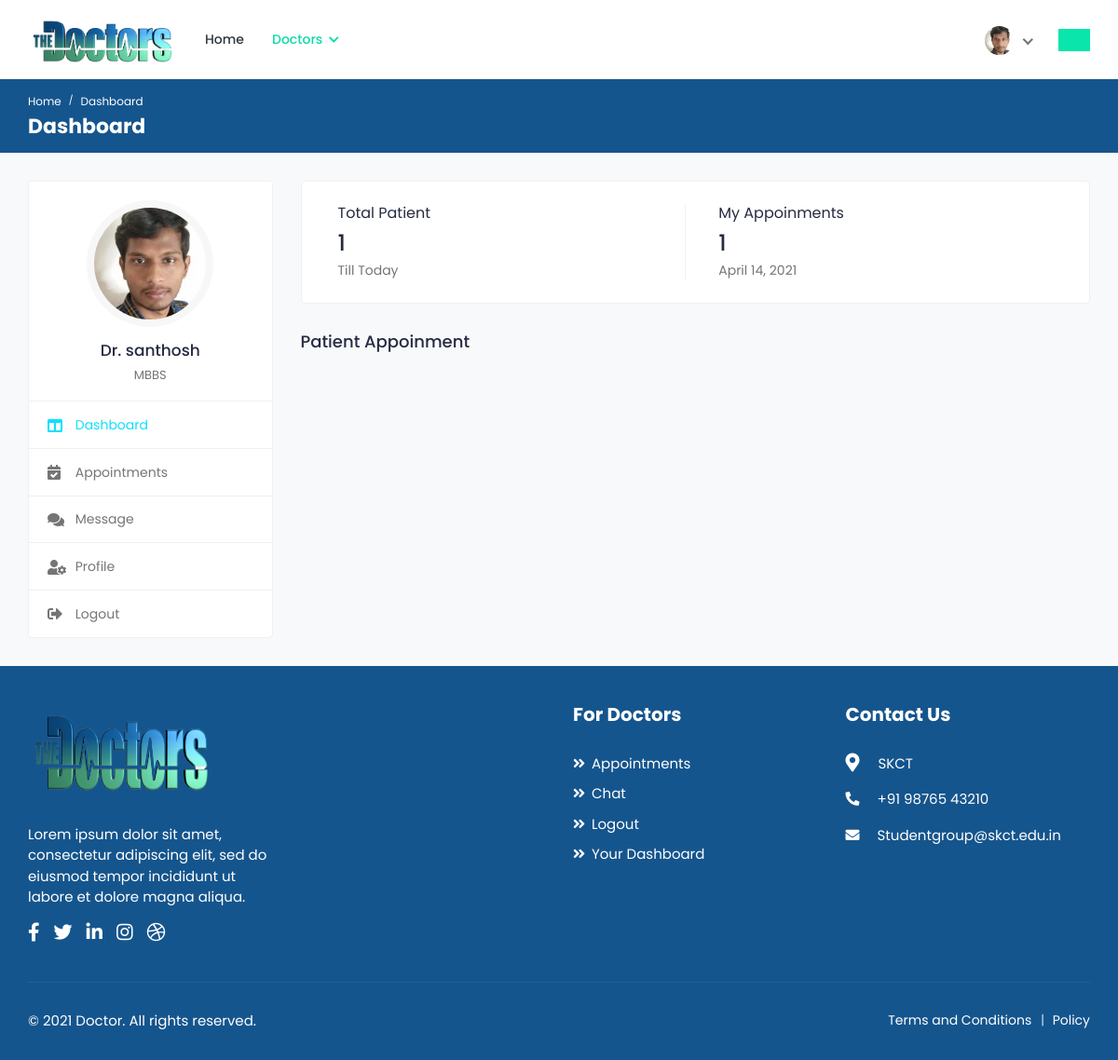
The app's page /doctor-home/ (signed in), older data.
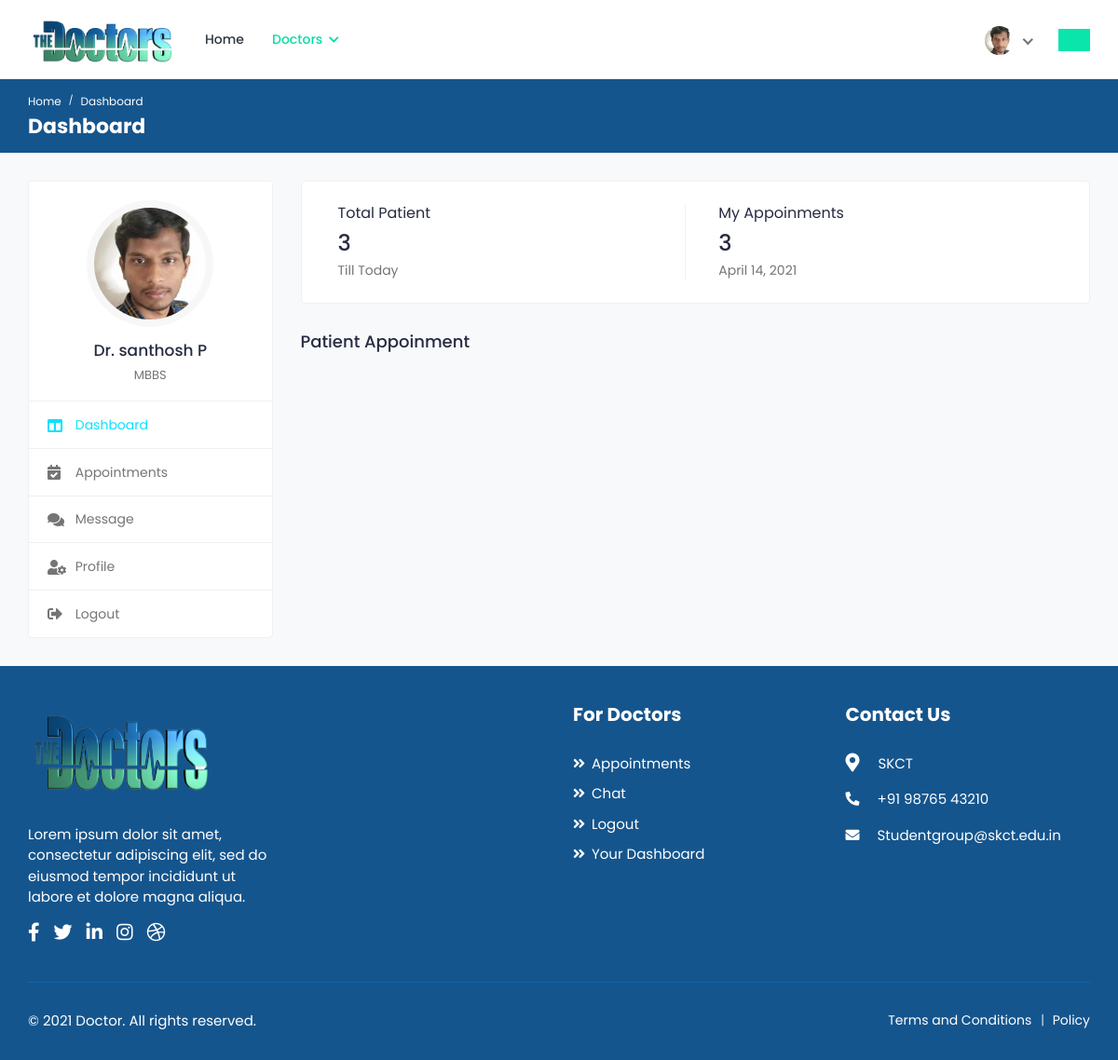
The same page, newer data.
### app/models.py (models this page shows, shortened)
class Profile(models.Model):
    user = models.OneToOneField(User,on_delete=models.CASCADE)
    image = models.ImageField(default='default.jpg',upload_to='profile_pics')
    firstname = models.CharField(max_length=50,blank=True,null=True)
    lastname = models.CharField(max_length=50,blank=True,null=True)
    phone = models.IntegerField(null=True,blank=True)
    gender = models.CharField(max_length=50,blank=True,null=True)
    aboutme = models.TextField(null=True,blank=True)
    clinicname = models.CharField(max_length=100,blank=True,null=True)
    address = models.CharField(max_length=100,blank=True,null=True)
    contactaddress1 = models.CharField(max_length=100,blank=True,null=True)
    contactddress2 = models.CharField(max_length=100,blank=True,null=True)
    city = models.CharField(max_length=100,blank=True,null=True)
    state = models.CharField(max_length=100,blank=True,null=True)
    country = models.CharField(max_length=100,blank=True,null=True)
    postal = models.CharField(max_length=100,blank=True,null=True)
    price = models.CharField(max_length=100,blank=True,null=True,default="Free")
    spelization = models.CharField(max_length=100,blank=True,null=True)
    service = models.CharField(max_length=100,blank=True,null=True)

class Doctor(models.Model):
    name = models.CharField(max_length=100,blank=True,null=True)
    qualification = models.CharField(max_length=50,null=True,blank=True)
    specalization = models.CharField(max_length=100,blank=True,null=True)
    location = models.CharField(max_length=100,blank=True,null=True)
    doctor = models.ForeignKey(User,on_delete=models.CASCADE)
    image = models.ImageField(default='default.jpg',upload_to='profile_pics')

### app/decorators.py (the view)
        def wrapper_func(request,*args, **kwargs):
            group = None
            if request.user.groups.exists():
                group = request.user.groups.all()[0].name
            if group in allowed_roles:
                return view_func(request,*args, **kwargs)
            else:
                return HttpResponse("You Are Not Authorized To Access This Page.")
            return view_func(request,*args, **kwargs)

### app/views.py (called while the page is built)
@login_required(login_url="login")
@allowed_users(allowed_roles=['Doctor'])
def Doctorhome(request):
    date = datetime.date.today()
    logged_in_user_details = Doctor.objects.filter(doctor=request.user)
    tottal_appinments = Appoinment.objects.count()
    doctor_appoinments = Appoinment.objects.values('doctor_name').annotate(appoinments=Count('doctor_name'))
    for doctor_appoinment in doctor_appoinments:
        print(doctor_appoinment)
    context = {
        'date':date,
        'doctors':logged_in_user_details,
        'tottal_appinments':tottal_appinments
    }
    return render(request,'doctor-home.html',context)

### app/templates/doctor-home.html (shortened to what this page needs)
{% load static %}
<!DOCTYPE html>
<html lang="en">
	<head>
		<link rel="stylesheet" href="{% static 'assets/css/app/bootstrap.min.css' %}">
		<link rel="stylesheet" href="{% static 'assets/plugins/fontawesome/css/fontawesome.min.css' %}">
		<link rel="stylesheet" href="{% static 'assets/plugins/fontawesome/css/all.min.css' %}">
		<link rel="stylesheet" href="{% static 'assets/css/app/style.css' %}">
	</head>
	<body>
		<div class="main-wrapper">
			<header class="header">
				<nav class="navbar navbar-expand-lg header-nav">
					<div class="navbar-header">
						<a href="index.html" class="navbar-brand logo">
							<img src="{% static 'assets/img/logof.png' %}" class="img-fluid" alt="Logo">
						</a>
					</div>
					<div class="main-menu-wrapper">
						<ul class="main-nav">
							<li class="has-submenu">
								<a href="{% url 'doctor-home' %}">Home</a>
							</li>
							<li class="has-submenu active">
								<a href="#">Doctors <i class="fas fa-chevron-down"></i></a>
							</li>
						</ul>
					</div>
					<ul class="nav header-navbar-rht">
						<li class="nav-item dropdown has-arrow logged-item">
							<a href="#" class="dropdown-toggle nav-link" data-toggle="dropdown">
								<span class="user-img">
									<img class="rounded-circle" src="{{ user.profile.image.url }}" width="31" alt="{{ request.user }}">
								</span>
							</a>
						</li>
						<li class="nav-item">
							<div id="google_translate_element" style="border:2px solid #09e5ab;padding:10px 15px !important;background-color:#09e5ab"></div>
						</li>
					</ul>
				</nav>
			</header>
			<div class="breadcrumb-bar">
				<div class="container-fluid">
					<div class="row align-items-center">
						<div class="col-md-12 col-12">
							<nav aria-label="breadcrumb" class="page-breadcrumb">
								<ol class="breadcrumb">
									<li class="breadcrumb-item"><a href="index.html">Home</a></li>
									<li class="breadcrumb-item active" aria-current="page">Dashboard</li>
								</ol>
							</nav>
							<h2 class="breadcrumb-title">Dashboard</h2>
						</div>
					</div>
				</div>
			</div>
			<div class="content">
				<div class="container-fluid">
					<div class="row">
						<div class="col-md-5 col-lg-4 col-xl-3 theiaStickySidebar">
							<div class="profile-sidebar">
								<div class="widget-profile pro-widget-content">
									<div class="profile-info-widget">
										<a href="{% url 'doctor-profile' %}" class="booking-doc-img">
											<img src="{{ user.profile.image.url }}" alt="User Image">
										</a>
										{% for doctor in doctors %}
										<div class="profile-det-info">
											<a href="{% url 'doctor-profile' %}"><h3>Dr. {{ doctor.name }}</h3></a>
											<div class="patient-details">
												<h5 class="mb-0">{{ doctor.qualification }}</h5>
											</div>
										</div>
										{% endfor %}
									</div>
								</div>
								<div class="dashboard-widget">
									<nav class="dashboard-menu">
										<ul>
											<li class="active">
												<a href="{% url 'doctor-home' %}">
													<i class="fas fa-columns"></i>
													<span>Dashboard</span>
												</a>
											</li>
											<li>
												<a href="{% url 'appoinments' %}">
													<i class="fas fa-calendar-check"></i>
													<span>Appointments</span>
												</a>
											</li>
											<li>
												<a href="http://localhost:3000/" target="_blank">
													<i class="fas fa-comments"></i>
													<span>Message</span>
												</a>
											</li>
											<li>
												<a href="{% url 'doctor-profile' %}">
													<i class="fas fa-user-cog"></i>
													<span>Profile</span>
												</a>
											</li>
											<li>
												<a href="{% url 'logout' %}">
													<i class="fas fa-sign-out-alt"></i>
													<span>Logout</span>
												</a>
											</li>
										</ul>
									</nav>
								</div>
							</div>
						</div>
						<div class="col-md-7 col-lg-8 col-xl-9">
							<div class="row">
								<div class="col-md-12">
									<div class="card dash-card">
										<div class="card-body">
											<div class="row">
												<div class="col-md-12 col-lg-6">
													<div class="dash-widget dct-border-rht">
														<div class="dash-widget-info">
															<h6>Total Patient</h6>
															<h3>{{tottal_appinments}}</h3>
															<p class="text-muted">Till Today</p>
														</div>
													</div>
												</div>
												<div class="col-md-12 col-lg-6">
													<div class="dash-widget">
														<div class="dash-widget-info">
															<h6>My Appoinments</h6>
															<h3>{{tottal_appinments}}</h3>
															<p class="text-muted">{{ date }}</p>
														</div>
													</div>
												</div>
											</div>
										</div>
									</div>
								</div>
							</div>
							<div class="row">
								<div class="col-md-12">
									<a href="{% url 'appoinments' %}"><h4 class="mb-4">Patient Appoinment</h4></a>
								</div>
							</div>
						</div>
					</div>
				</div>
			</div>
			<footer class="footer">
				<div class="footer-top">
					<div class="container-fluid">
						<div class="row">
							<div class="col-lg-3 col-md-6">
								<div class="footer-widget footer-about">
									<div class="footer-logo">
										<img src="{% static 'assets/img/logof.png' %}" width="200" height="100" alt="logo">
									</div>
									<div class="footer-about-content">
										<p>Lorem ipsum dolor sit amet, consectetur adipiscing elit, sed do eiusmod tempor incididunt ut labore et dolore magna aliqua. </p>
										<div class="social-icon">
											<ul>
												<li>
													<a href="#" target="_blank"><i class="fab fa-facebook-f"></i> </a>
												</li>
												<li>
													<a href="#" target="_blank"><i class="fab fa-twitter"></i> </a>
												</li>
												<li>
													<a href="#" target="_blank"><i class="fab fa-linkedin-in"></i></a>
												</li>
												<li>
													<a href="#" target="_blank"><i class="fab fa-instagram"></i></a>
												</li>
												<li>
													<a href="#" target="_blank"><i class="fab fa-dribbble"></i> </a>
												</li>
											</ul>
										</div>
									</div>
								</div>
							</div>
							<div class="col-lg-3 col-md-6">
							</div>
							<div class="col-lg-3 col-md-6">
								<div class="footer-widget footer-menu">
									<h2 class="footer-title">For Doctors</h2>
									<ul>
										<li><a href="appointments.html">Appointments</a></li>
										<li><a href="chat.html">Chat</a></li>
										<li><a href="{% url 'logout' %}">Logout</a></li>
										<li><a href="{% url 'doctor-home' %}">Your Dashboard</a></li>
									</ul>
								</div>
							</div>
							<div class="col-lg-3 col-md-6">
								<div class="footer-widget footer-contact">
									<h2 class="footer-title">Contact Us</h2>
									<div class="footer-contact-info">
										<div class="footer-address">
											<span><i class="fas fa-map-marker-alt"></i></span>
											<p> SKCT </p>
										</div>
										<p>
											<i class="fas fa-phone-alt"></i>
											+91 98765 43210
										</p>
										<p class="mb-0">
											<i class="fas fa-envelope"></i>
											Studentgroup@skct.edu.in
										</p>
									</div>
								</div>
							</div>
						</div>
					</div>
				</div>
                <div class="footer-bottom">
					<div class="container-fluid">
						<div class="copyright">
							<div class="row">
								<div class="col-md-6 col-lg-6">
									<div class="copyright-text">
										<p class="mb-0">&copy; 2021 Doctor. All rights reserved.</p>
									</div>
								</div>
								<div class="col-md-6 col-lg-6">
									<div class="copyright-menu">
										<ul class="policy-menu">
											<li><a href="term-condition.html">Terms and Conditions</a></li>
											<li><a href="privacy-policy.html">Policy</a></li>
										</ul>
									</div>
								</div>
							</div>
						</div>
					</div>
				</div>
			</footer>
		</div>
	</body>
</html>

Row changes from the older to the newer data that the page shows:
removed Doctor: name "santhosh", qualification "MBBS"
added Doctor: name "santhosh P", qualification "MBBS"
Text that changed along with them:
{{ tottal_appinments }}: "1" → "3"
